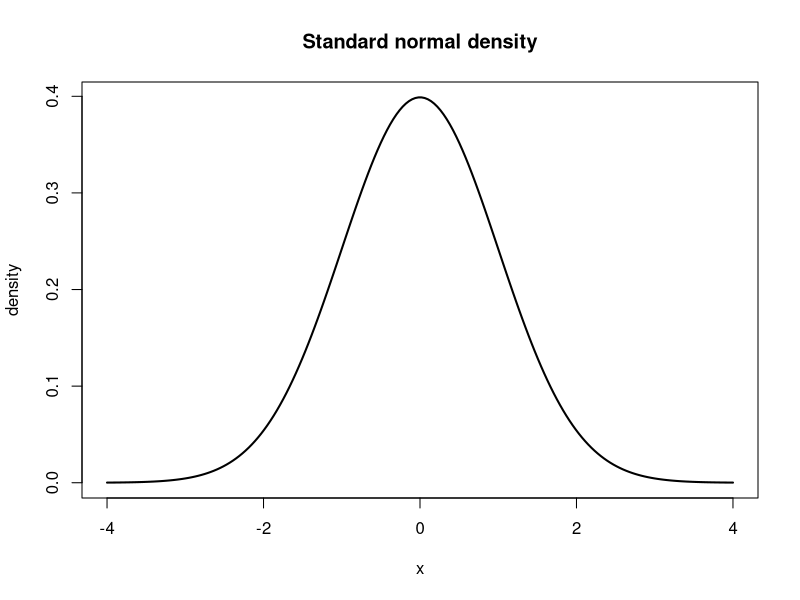

Source code (R):
## ---- chunk 1
set.seed(2026)
flips <- sample(c("H", "T"), size = 10000, replace = TRUE)
table(flips) / length(flips)
## ---- chunk 2
monty_hall <- function(switch = TRUE) {
  doors <- 1:3
  car <- sample(doors, 1)
  pick <- sample(doors, 1)
  reveal <- sample(setdiff(doors, c(car, pick)), 1)
  final <- if (switch) setdiff(doors, c(pick, reveal)) else pick
  final == car
}

set.seed(2026)
n <- 5000
p_switch <- mean(replicate(n, monty_hall(switch = TRUE)))
p_stay <- mean(replicate(n, monty_hall(switch = FALSE)))
data.frame(strategy = c("switch", "stay"), win_rate = c(p_switch, p_stay))
## ---- chunk 3
birthday_prob <- function(n_people) 1 - exp(lchoose(365, n_people) + lfactorial(n_people) - n_people * log(365))
sapply(c(10, 23, 50), birthday_prob)
## ---- chunk 4
x <- seq(-4, 4, length.out = 200)
plot(x, dnorm(x), type = "l", lwd = 2,
     main = "Standard normal density", ylab = "density")
## ---- chunk 5
pnorm(1.96) - pnorm(-1.96) # probability mass within ~2 SD
